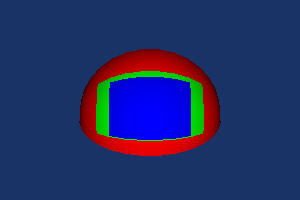

The script that drew this image:
#!/usr/bin/env python

# Demonstrate vtkImprintFilter with sphere sources by imprinting a portion
# of one sphere onto another, rendering the imprinted result colored by
# cell field data with feature edges overlay.

# Factory overrides
import vtkmodules.vtkInteractionStyle  # noqa: F401
import vtkmodules.vtkRenderingFreeType  # noqa: F401
import vtkmodules.vtkRenderingOpenGL2  # noqa: F401

from vtkmodules.vtkFiltersCore import vtkFeatureEdges
from vtkmodules.vtkFiltersModeling import vtkImprintFilter
from vtkmodules.vtkFiltersSources import vtkSphereSource
from vtkmodules.vtkRenderingCore import (
    vtkActor,
    vtkPolyDataMapper,
    vtkRenderWindow,
    vtkRenderWindowInteractor,
    vtkRenderer,
)

radius = 10.0
resolution = 4

# Target sphere (quarter)
target = vtkSphereSource()
target.SetRadius(radius)
target.SetCenter(0, 0, 0)
target.LatLongTessellationOn()
target.SetThetaResolution(4 * resolution)
target.SetPhiResolution(4 * resolution)
target.SetStartTheta(0)
target.SetEndTheta(90)

# Imprint sphere (smaller angular range, higher resolution)
imprint = vtkSphereSource()
imprint.SetRadius(radius)
imprint.SetCenter(0, 0, 0)
imprint.LatLongTessellationOn()
imprint.SetThetaResolution(8 * resolution)
imprint.SetPhiResolution(4 * resolution)
imprint.SetStartTheta(12)
imprint.SetEndTheta(57)
imprint.SetStartPhi(60.0)
imprint.SetEndPhi(120.0)

# Produce imprint
imprint_filter = vtkImprintFilter()
imprint_filter.SetTargetConnection(target.GetOutputPort())
imprint_filter.SetImprintConnection(imprint.GetOutputPort())
imprint_filter.SetTolerance(0.1)
imprint_filter.SetMergeTolerance(0.055)
imprint_filter.Update()

# Imprint result mapper colored by ImprintedCells field
imprint_filter_mapper = vtkPolyDataMapper()
imprint_filter_mapper.SetInputConnection(imprint_filter.GetOutputPort())
imprint_filter_mapper.SetScalarRange(0, 2)
imprint_filter_mapper.SetScalarModeToUseCellFieldData()
imprint_filter_mapper.SelectColorArray("ImprintedCells")

imprint_filter_actor = vtkActor()
imprint_filter_actor.SetMapper(imprint_filter_mapper)
imprint_filter_actor.GetProperty().SetColor(1, 0, 0)

# Feature edges (non-manifold and boundary)
feature_edges = vtkFeatureEdges()
feature_edges.SetInputConnection(imprint_filter.GetOutputPort())
feature_edges.ExtractAllEdgeTypesOff()
feature_edges.NonManifoldEdgesOn()
feature_edges.BoundaryEdgesOn()

feature_edges_mapper = vtkPolyDataMapper()
feature_edges_mapper.SetInputConnection(feature_edges.GetOutputPort())

feature_edges_actor = vtkActor()
feature_edges_actor.SetMapper(feature_edges_mapper)
feature_edges_actor.GetProperty().SetRepresentationToWireframe()
feature_edges_actor.GetProperty().SetColor(0, 1, 0)

# Renderer
renderer = vtkRenderer()
renderer.AddActor(imprint_filter_actor)
renderer.AddActor(feature_edges_actor)
renderer.SetBackground(0.1, 0.2, 0.4)

# Window
render_window = vtkRenderWindow()
render_window.AddRenderer(renderer)
render_window.SetSize(300, 200)
render_window.SetWindowName("imprint sphere sphere")

# Scene
camera = renderer.GetActiveCamera()
camera.SetPosition(1, 0.5, 0)
camera.SetFocalPoint(0, 0, 0)
renderer.ResetCamera()

# Interactor
interactor = vtkRenderWindowInteractor()
interactor.SetRenderWindow(render_window)

interactor.Initialize()
interactor.Start()
